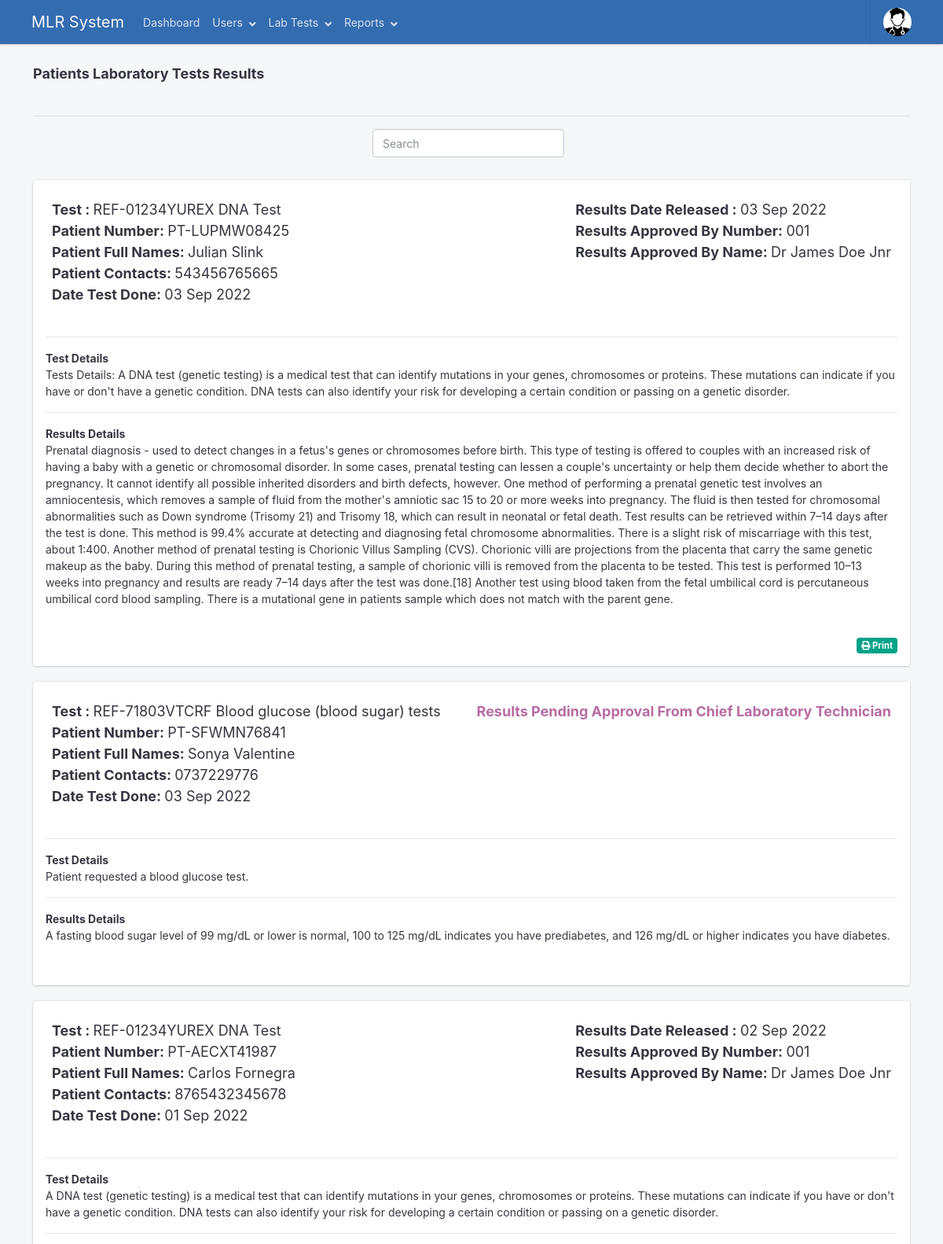
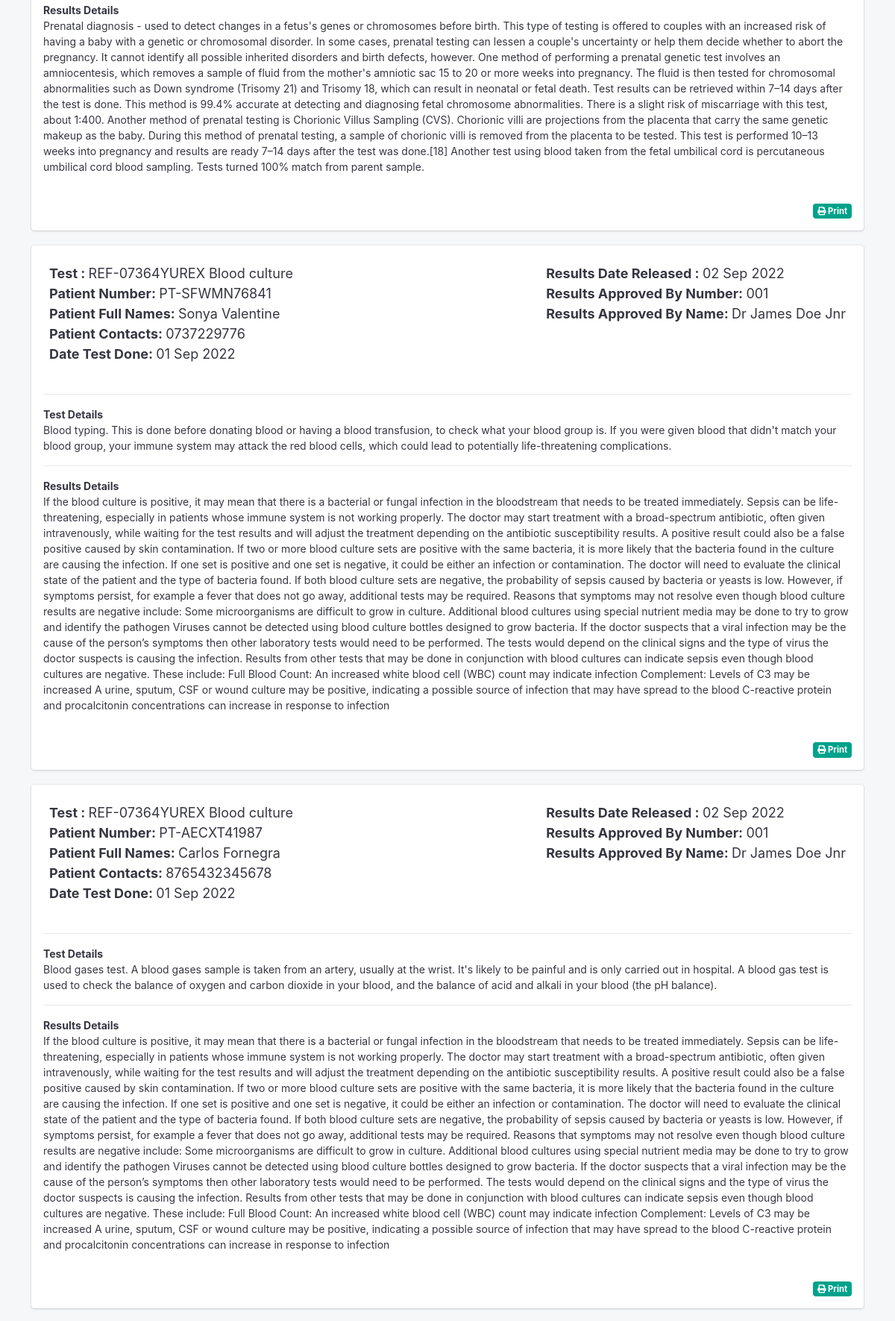
/views/receptionist_tests_results.php (signed in, upper part), run on the app's committed database (2 pictures, top to bottom).
### tables this page shows
CREATE TABLE `results` (
  `result_id` int(200) NOT NULL,
  `results_test_id` int(200) NOT NULL,
  `results_details` longtext NOT NULL,
  `results_date_realeased` varchar(200) NOT NULL,
  `results_approved_by` int(200) DEFAULT NULL
);

CREATE TABLE `tests` (
  `test_id` int(200) NOT NULL,
  `test_ref` varchar(200) NOT NULL,
  `test_name` longtext NOT NULL,
  `test_details` longtext NOT NULL
);

CREATE TABLE `users` (
  `user_id` int(200) NOT NULL,
  `user_number` varchar(200) DEFAULT NULL,
  `user_full_names` varchar(200) DEFAULT NULL,
  `user_idno` varchar(200) DEFAULT NULL,
  `user_phone_number` varchar(200) DEFAULT NULL,
  `user_address` longtext DEFAULT NULL,
  `user_login_username` varchar(200) DEFAULT NULL,
  `user_login_password` varchar(200) DEFAULT NULL,
  `user_access_level` varchar(200) DEFAULT NULL
);

CREATE TABLE `patient_tests` (
  `patient_test_id` int(200) NOT NULL,
  `patient_test_test_id` int(200) NOT NULL,
  `patient_test_patient_id` int(200) NOT NULL,
  `patient_test_done_by` int(200) NOT NULL,
  `patient_test_date_created` varchar(200) NOT NULL,
  `patient_test_description` longtext NOT NULL,
  `patient_test_status` int(11) NOT NULL DEFAULT 0
);

### views/receptionist_tests_results.php (the view, shortened to what this page needs)
<?php
require_once('../app/settings/config.php');
require_once('../app/partials/head.php');
?>
<body>
    <div class="app has-fullwidth">
        <?php require_once('../app/partials/navigation.php'); ?>
        <main class="app-main">
            <div class="wrapper">
                <div class="page">
                    <div class="page-inner">
                        <div class="container">
                            <header class="page-title-bar">
                                <div class="d-flex flex-column flex-md-row">
                                    <p class="lead">
                                        <span class="font-weight-bold">Patients Laboratory Tests Results</span>
                                    </p>
                                </div>
                            </header>
                            <hr>
                            <div class="page-section">
                                <div class="section-block">
                                    <div class="d-flex justify-content-center align-items-center">
                                        <form class="form-inline">
                                            <input id="Search_Querry" onkeyup="FilterFunction()" type="text" class="form-control mb-2 mr-sm-2" placeholder="Search">
                                        </form>
                                    </div>
                                    <br>
                                    <div class="metric-row">
                                        <?php
                                        $tests_sql = mysqli_query(
                                            $mysqli,
                                            "SELECT *  FROM results r
                                            INNER JOIN patient_tests pt ON r.results_test_id = pt.patient_test_id
                                            INNER JOIN tests t ON t.test_id = pt.patient_test_test_id
                                            INNER JOIN users u ON u.user_id = pt.patient_test_patient_id
                                            ORDER BY results_date_realeased DESC"
                                        );
                                        if (mysqli_num_rows($tests_sql) > 0) {
                                            while ($tests = mysqli_fetch_array($tests_sql)) {
                                        ?>
                                                <div class="col-12">
                                                    <div class="card Search_Result">
                                                        <div class="card-body">
                                                            <div class="d-flex bd-highlight mb-3">
                                                                <div class="mr-auto p-2 bd-highlight">
                                                                    <p class="lead">
                                                                        <span class=""><b>Test : </b> <?php echo $tests['test_ref'] . ' ' . $tests['test_name']; ?></span><br>
                                                                        <span class=""><b>Patient Number: </b> <?php echo $tests['user_number']; ?></span><br>
                                                                        <span class=""><b>Patient Full Names: </b> <?php echo $tests['user_full_names']; ?></span><br>
                                                                        <span class=""><b>Patient Contacts: </b> <?php echo $tests['user_phone_number']; ?> </span><br>
                                                                        <span class=""><b>Date Test Done: </b> <?php echo $tests['patient_test_date_created']; ?> </span><br>
                                                                    </p>
                                                                </div>
                                                                <?php
                                                                $approver_sql = mysqli_query(
                                                                    $mysqli,
                                                                    "SELECT *  FROM users WHERE user_id = '{$tests['results_approved_by']}'"
                                                                );
                                                                if (mysqli_num_rows($approver_sql) > 0) {
                                                                    while ($chief_lab_tech = mysqli_fetch_array($approver_sql)) {
                                                                ?>
                                                                        <div class="p-2 bd-highlight">
                                                                            <p class="lead">
                                                                                <span class=""><b>Results Date Released : </b> <?php echo $tests['results_date_realeased']; ?></span><br>
                                                                                <span class=""><b>Results Approved By Number: </b> <?php echo $chief_lab_tech['user_number']; ?></span><br>
                                                                                <span class=""><b>Results Approved By Name: </b> <?php echo $chief_lab_tech['user_full_names']; ?></span><br>
                                                                            </p>
                                                                        </div>
                                                                    <?php }
                                                                } else { ?>
                                                                    <div class="p-2 bd-highlight">
                                                                        <p class="lead">
                                                                            <span class="text-danger"><b>Results Pending Approval From Chief Laboratory Technician</b></span><br>
                                                                        </p>
                                                                    </div>
                                                                <?php } ?>
                                                            </div>
                                                            <hr>
                                                            <p class="">
                                                                <span class=""><b>Test Details </b> </span> <br>
                                                                <?php echo $tests['patient_test_description']; ?>
                                                            </p>
                                                            <hr>
                                                            <p class="">
                                                                <span class=""><b>Results Details </b> </span> <br>
                                                                <?php echo $tests['results_details']; ?>
                                                            </p>
                                                            <div class="text-right">
                                                                <br>
                                                                <?php
                                                                if ($tests['results_approved_by'] != '')
                                                                 { ?>
                                                                    <a href="print_results?view=<?php echo $tests['result_id']; ?>" class="badge badge-success">
                                                                        <i class="fa fa-print"></i> Print
                                                                    </a>
                                                                <?php } ?>
                                                            </div>
                                                        </div>
                                                    </div>
                                                </div>
                                            <?php }
                                        } ?>
                                    </div>
                                </div>
                            </div>
                        </div>
                    </div>
                </div>
            </div>
        </main>
    </div>
</body>
</html>

### data on the page
results: tests.test_ref "REF-01234YUREX", tests.test_name "DNA Test", users.user_number "PT-LUPMW08425", users.user_full_names "Julian Slink", users.user_phone_number "543456765665", results_test.patient_test_date_created "03 Sep 2022", results_date_realeased "03 Sep 2022", results_test.patient_test_description "Tests Details: A DNA test (genetic testing) is a medical test that can identify mutations in your genes, chromosomes or proteins. These mutations can indicate if you have or don't have a genetic condition. DNA tests can also identify your risk for developing a certain condition or passing on a genetic disorder.", results_details "Prenatal diagnosis - used to detect changes in a fetus's genes or chromosomes before birth. This type of testing is offered to couples with an increased risk of having a baby with a genetic or chromosomal disorder. In some cases, prenatal testing can lessen a couple's uncertainty or help them decide whether to abort the pregnancy. It cannot identify all possible inherited disorders and birth defects, however. One method of performing a prenatal genetic test involves an amniocentesis, which removes a sample of fluid from the mother's amniotic sac 15 to 20 or more weeks into pregnancy. The fluid is then tested for chromosomal abnormalities such as Down syndrome (Trisomy 21) and Trisomy 18,…"
users: user_number "001", user_full_names "Dr James Doe Jnr"
results: tests.test_ref "REF-71803VTCRF", tests.test_name "Blood glucose (blood sugar) tests", users.user_number "PT-SFWMN76841", users.user_full_names "Sonya Valentine", users.user_phone_number "0737229776", results_test.patient_test_date_created "03 Sep 2022", shows "Results Pending Approval From Chief Laboratory Technician", results_test.patient_test_description "Patient requested a blood glucose test.", results_details "A fasting blood sugar level of 99 mg/dL or lower is normal, 100 to 125 mg/dL indicates you have prediabetes, and 126 mg/dL or higher indicates you have diabetes."
results: tests.test_ref "REF-01234YUREX", tests.test_name "DNA Test", users.user_number "PT-AECXT41987", users.user_full_names "Carlos Fornegra", users.user_phone_number "8765432345678", results_test.patient_test_date_created "01 Sep 2022", results_date_realeased "02 Sep 2022", results_test.patient_test_description "A DNA test (genetic testing) is a medical test that can identify mutations in your genes, chromosomes or proteins. These mutations can indicate if you have or don't have a genetic condition. DNA tests can also identify your risk for developing a certain condition or passing on a genetic disorder.", results_details "Prenatal diagnosis - used to detect changes in a fetus's genes or chromosomes before birth. This type of testing is offered to couples with an increased risk of having a baby with a genetic or chromosomal disorder. In some cases, prenatal testing can lessen a couple's uncertainty or help them decide whether to abort the pregnancy. It cannot identify all possible inherited disorders and birth defects, however. One method of performing a prenatal genetic test involves an amniocentesis, which removes a sample of fluid from the mother's amniotic sac 15 to 20 or more weeks into pregnancy. The fluid is then tested for chromosomal abnormalities such as Down syndrome (Trisomy 21) and Trisomy 18,…"
results: tests.test_ref "REF-07364YUREX", tests.test_name "Blood culture", users.user_number "PT-SFWMN76841", users.user_full_names "Sonya Valentine", users.user_phone_number "0737229776", results_test.patient_test_date_created "01 Sep 2022", results_date_realeased "02 Sep 2022", results_test.patient_test_description "Blood typing. This is done before donating blood or having a blood transfusion, to check what your blood group is. If you were given blood that didn't match your blood group, your immune system may attack the red blood cells, which could lead to potentially life-threatening complications.", results_details "If the blood culture is positive, it may mean that there is a bacterial or fungal infection in the bloodstream that needs to be treated immediately. Sepsis can be life- threatening, especially in patients whose immune system is not working properly. The doctor may start treatment with a broad-spectrum antibiotic, often given intravenously, while waiting for the test results and will adjust the treatment depending on the antibiotic susceptibility results. A positive result could also be a false positive caused by skin contamination. If two or more blood culture sets are positive with the same bacteria, it is more likely that the bacteria found in the culture are causing the infection. If one…"
results: tests.test_ref "REF-07364YUREX", tests.test_name "Blood culture", users.user_number "PT-AECXT41987", users.user_full_names "Carlos Fornegra", users.user_phone_number "8765432345678", results_test.patient_test_date_created "01 Sep 2022", results_date_realeased "02 Sep 2022", results_test.patient_test_description "Blood gases test. A blood gases sample is taken from an artery, usually at the wrist. It's likely to be painful and is only carried out in hospital. A blood gas test is used to check the balance of oxygen and carbon dioxide in your blood, and the balance of acid and alkali in your blood (the pH balance).", results_details "If the blood culture is positive, it may mean that there is a bacterial or fungal infection in the bloodstream that needs to be treated immediately. Sepsis can be life- threatening, especially in patients whose immune system is not working properly. The doctor may start treatment with a broad-spectrum antibiotic, often given intravenously, while waiting for the test results and will adjust the treatment depending on the antibiotic susceptibility results. A positive result could also be a false positive caused by skin contamination. If two or more blood culture sets are positive with the same bacteria, it is more likely that the bacteria found in the culture are causing the infection. If one…"
